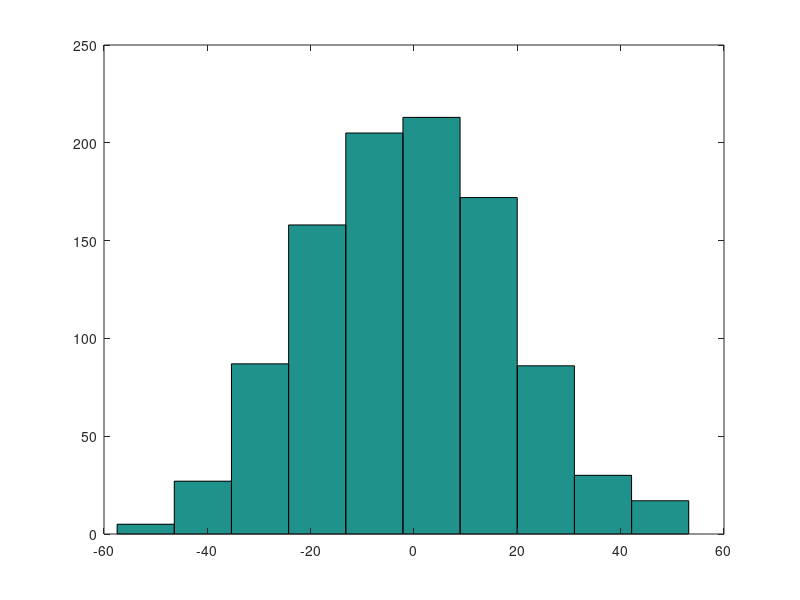

Source code (MATLAB): (Note: this script raises an error after producing the figure.)
%Igualdad
1 == 2      %False (0)

%Desigualdad
1 ~= 2       %True (1)

%AND
1 && 0 

%OR
1 || 0

%Imprime
a = 3

%No imprime (Con el ;)
b = 5;

%Pi e impresion
c = pi;
c
disp(c)
disp(sprintf('2 decimals: %0.2f', a))

%Formatear para varios 
format long
c

format short
c

%Matrices 2x2
A = [1,2;3,4;5,6]

%Vector 1x3 (Vector fila)
v = [1,2,3]

%Vector [1,2,3,4,5,6]
v2 = 1:6

%Vector desde 1 hasta 7, incrementando en 2 [1,3,5,7]
v3 = 1:2:7
v3

%Rellenar matrices
ones(2,3)   %2x3
zeros(3,2)  %3x2      
rand(3,3)   %3x3 Distribuicion uniforme de [0,1]
randn(1,3)  %Distribucion Gausiana: promedio 0 desviacion 1
eye(3)      %3x3 Matriz de identidad

w = -6 * sqrt(10) * randn(1,1000);
%Plotear en un histograma
hist(w)

size(A)   % El tamaño de todas las dimensiones
length(A) %El tamaño de la dimension mayor
pwd         %Current path
who         %Variables in the current scope
whos        %Variables en mas detalle

save var.mat A          %Guarda la variable v2 en var.mat
save var.txt A -ascii   %Guarda la variable v2 en var.txt para que se lea

clear a             %Elimina la variable a
clear               %Elimina todas las variables

load var.mat        %Carga la variable guardaa en var.mat
A

A(3,2)                      %Valor en la columna 3, fila 2
A(2,:)                      % ":" Significa cada elemento en esa "Columna o Fila"
A(:,1)
A([1 3],:)                  % "[]" Significa solo en las filas 1 y 3
A(:,2) = [10; 11; 12]
A = [A,[100;101;102]]       %Append 
A(:)                        %Put all elements in a single vector
A = [1 2; 3 4; 5 6]
B = [10 11; 12 13; 14 15]
C = [A B]                   %Concatenar al lado
C = [A ;B]                  %Concatenar abajo










